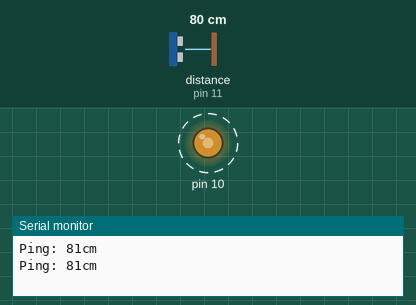
Recording of a sketch running on a simulated Arduino Uno, built with avr-gcc and run on an emulated ATmega328P. On the bench: output pins drawn as LEDs (lit = HIGH), the last lines printed to the serial monitor. Dashed ring = blinking. The inputs (shaded band) are chosen by the test bench; at power-on: distance to the obstacle (sensor on pin 11) 80 cm. The echo pulse lasts 58.3 µs per cm.

Above: at 2.0 s.
2.1 s: distance to the obstacle (sensor on pin 11) set to 95 cm
6.4 s: distance to the obstacle (sensor on pin 11) set to 103 cm
At 7.6 s:
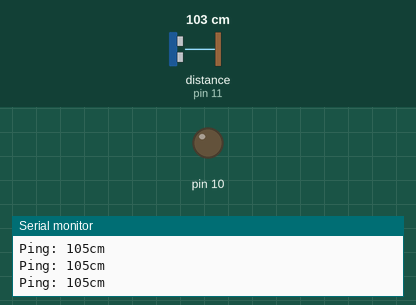
8.1 s: distance to the obstacle (sensor on pin 11) set to 2 cm
At 8.4 s:
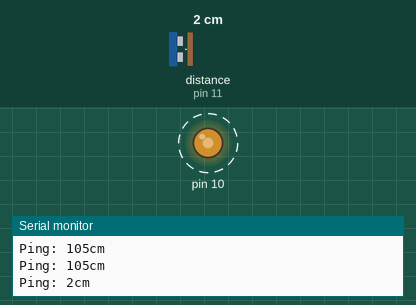
12.4 s: distance to the obstacle (sensor on pin 11) set to 120 cm
At 13.0 s:
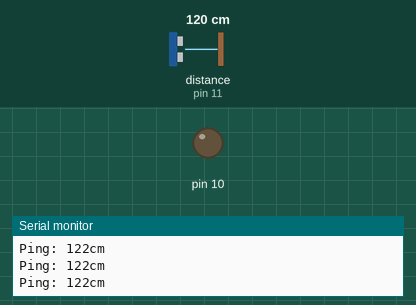
Timing chart, 0 to 14.9 s (numbered marks = the images above; inputs shaded):
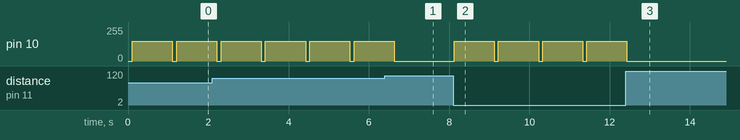

Measured:
- the behaviour switches between 97 and 98 cm on distance to the obstacle (sensor on pin 11) (found by bisection; images 0 and 1)
- after the input at 6.4 s, pin 10: goes on until 6.6 s, then stays 0/255
- after the input at 8.1 s, pin 10: alternates 150/255 for 1.0 s and 0/255 for 0.10 s, starting at once
- after the input at 12.4 s, pin 10: goes on until 12.4 s, then stays 0/255
- by itself, pin 10: alternates 150/255 for 1.0 s and 0/255 for 0.11 s

The sketch:

spas.ino
```cpp
// ---------------------------------------------------------------------------
// Example NewPing library sketch that does a ping about 20 times per second.
// ---------------------------------------------------------------------------

#include <NewPing.h>

#define TRIGGER_PIN  12  // Arduino pin tied to trigger pin on the ultrasonic sensor.
#define ECHO_PIN     11  // Arduino pin tied to echo pin on the ultrasonic sensor.
#define MAX_DISTANCE 300 // Maximum distance we want to ping for (in centimeters). Maximum sensor distance is rated at 400-500cm.

NewPing sonar(TRIGGER_PIN, ECHO_PIN, MAX_DISTANCE); // NewPing setup of pins and maximum distance.

void setup() {
  Serial.begin(115200); // Open serial monitor at 115200 baud to see ping results.
}

void loop() {
  analogWrite(10,0);
  delay(100);
  int a = sonar.ping_cm();// Wait 50ms between pings (about 20 pings/sec). 29ms should be the shortest delay between pings.
  Serial.print("Ping: ");
  Serial.print(a); // Send ping, get distance in cm and print result (0 = outside set distance range)
  Serial.println("cm");
  if(a < 100 && a>0)
  {
    analogWrite(10,150);
    delay(1000);
  }
}
```
